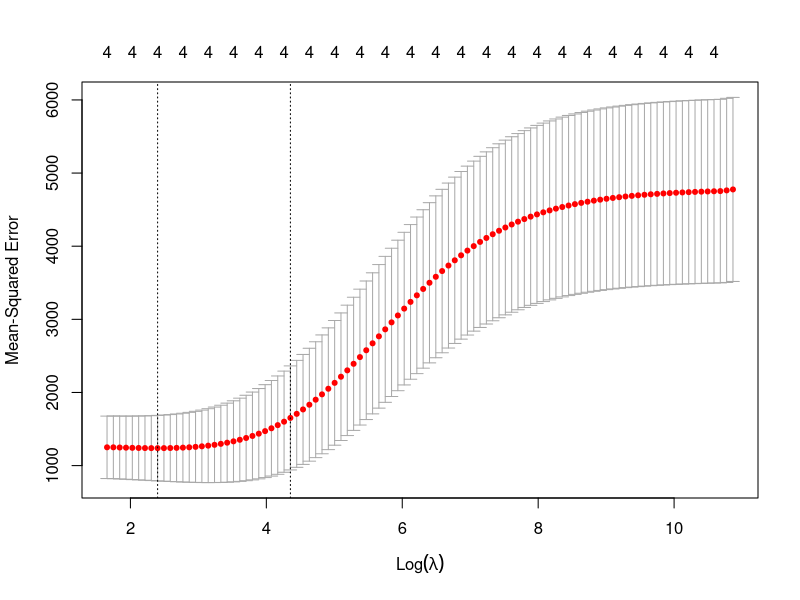

This figure's R source:
data(mtcars)
head(mtcars)
summary(mtcars)

install.packages("glmnet")
library(glmnet)

y = mtcars$hp
x = data.matrix(mtcars[, c('mpg', 'wt', 'drat', 'qsec')])

cv_model <- cv.glmnet(x, y, alpha = 0)

best_lambda <- cv_model$lambda.min
best_lambda

plot(cv_model) 

best_model <- glmnet(x, y, alpha = 0, lambda = best_lambda)
coef(best_model)

new = matrix(c(24, 2.5, 3.5, 18.5), nrow=1, ncol=4) 

predict(best_model, s = best_lambda, newx = new)
